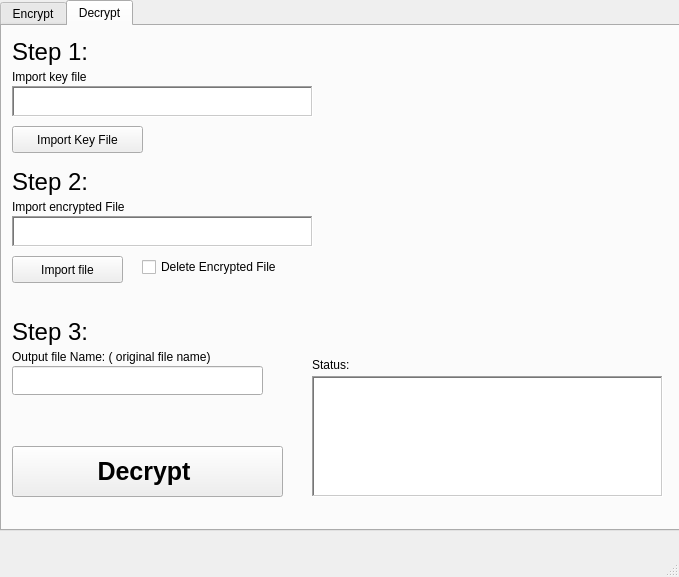
<?xml version="1.0" encoding="UTF-8"?>
<ui version="4.0">
 <class>MainWindow</class>
 <widget class="QMainWindow" name="MainWindow">
  <property name="geometry">
   <rect>
    <x>0</x>
    <y>0</y>
    <width>679</width>
    <height>577</height>
   </rect>
  </property>
  <property name="windowTitle">
   <string>Cryptonite</string>
  </property>
  <property name="windowIcon">
   <iconset>
    <normaloff>encryption_z.png</normaloff>encryption_z.png</iconset>
  </property>
  <widget class="QWidget" name="centralwidget">
   <widget class="QTabWidget" name="tabWidget">
    <property name="geometry">
     <rect>
      <x>0</x>
      <y>0</y>
      <width>681</width>
      <height>531</height>
     </rect>
    </property>
    <property name="font">
     <font>
      <weight>50</weight>
      <bold>false</bold>
     </font>
    </property>
    <property name="autoFillBackground">
     <bool>true</bool>
    </property>
    <property name="tabPosition">
     <enum>QTabWidget::North</enum>
    </property>
    <property name="tabShape">
     <enum>QTabWidget::Rounded</enum>
    </property>
    <property name="currentIndex">
     <number>1</number>
    </property>
    <widget class="QWidget" name="tab">
     <attribute name="title">
      <string>Encrypt</string>
     </attribute>
     <widget class="QPushButton" name="savekey_btn">
      <property name="geometry">
       <rect>
        <x>190</x>
        <y>100</y>
        <width>121</width>
        <height>27</height>
       </rect>
      </property>
      <property name="text">
       <string>Save Key FIle</string>
      </property>
     </widget>
     <widget class="QTextEdit" name="statuswin_rb">
      <property name="geometry">
       <rect>
        <x>310</x>
        <y>360</y>
        <width>351</width>
        <height>121</height>
       </rect>
      </property>
      <property name="frameShape">
       <enum>QFrame::WinPanel</enum>
      </property>
      <property name="readOnly">
       <bool>true</bool>
      </property>
     </widget>
     <widget class="QPushButton" name="encryptit_btn">
      <property name="geometry">
       <rect>
        <x>10</x>
        <y>430</y>
        <width>271</width>
        <height>51</height>
       </rect>
      </property>
      <property name="font">
       <font>
        <pointsize>19</pointsize>
        <weight>75</weight>
        <bold>true</bold>
       </font>
      </property>
      <property name="text">
       <string>Encrypt</string>
      </property>
      <property name="default">
       <bool>false</bool>
      </property>
      <property name="flat">
       <bool>false</bool>
      </property>
     </widget>
     <widget class="QLabel" name="fileselection_lbl">
      <property name="geometry">
       <rect>
        <x>10</x>
        <y>180</y>
        <width>161</width>
        <height>17</height>
       </rect>
      </property>
      <property name="text">
       <string>Select File to Encrypt</string>
      </property>
     </widget>
     <widget class="QLabel" name="step2_lbl">
      <property name="geometry">
       <rect>
        <x>10</x>
        <y>140</y>
        <width>241</width>
        <height>31</height>
       </rect>
      </property>
      <property name="font">
       <font>
        <pointsize>18</pointsize>
       </font>
      </property>
      <property name="text">
       <string>Step 2:</string>
      </property>
     </widget>
     <widget class="QTextEdit" name="key_txt">
      <property name="geometry">
       <rect>
        <x>10</x>
        <y>60</y>
        <width>301</width>
        <height>31</height>
       </rect>
      </property>
      <property name="font">
       <font>
        <kerning>true</kerning>
       </font>
      </property>
      <property name="frameShape">
       <enum>QFrame::WinPanel</enum>
      </property>
      <property name="readOnly">
       <bool>true</bool>
      </property>
     </widget>
     <widget class="QPushButton" name="genkey_btn">
      <property name="geometry">
       <rect>
        <x>10</x>
        <y>100</y>
        <width>161</width>
        <height>27</height>
       </rect>
      </property>
      <property name="text">
       <string>Generate Random Key</string>
      </property>
     </widget>
     <widget class="QLabel" name="step1_lbl">
      <property name="geometry">
       <rect>
        <x>10</x>
        <y>0</y>
        <width>241</width>
        <height>31</height>
       </rect>
      </property>
      <property name="font">
       <font>
        <pointsize>18</pointsize>
       </font>
      </property>
      <property name="text">
       <string>Step 1:</string>
      </property>
     </widget>
     <widget class="QCheckBox" name="delete_cb">
      <property name="geometry">
       <rect>
        <x>190</x>
        <y>240</y>
        <width>131</width>
        <height>22</height>
       </rect>
      </property>
      <property name="text">
       <string>delete original</string>
      </property>
      <property name="checked">
       <bool>false</bool>
      </property>
     </widget>
     <widget class="QLabel" name="key_lbl">
      <property name="geometry">
       <rect>
        <x>10</x>
        <y>40</y>
        <width>91</width>
        <height>17</height>
       </rect>
      </property>
      <property name="text">
       <string>Random Key</string>
      </property>
     </widget>
     <widget class="QLabel" name="Step3_lbl">
      <property name="geometry">
       <rect>
        <x>10</x>
        <y>290</y>
        <width>241</width>
        <height>31</height>
       </rect>
      </property>
      <property name="font">
       <font>
        <pointsize>18</pointsize>
       </font>
      </property>
      <property name="text">
       <string>Step 3:</string>
      </property>
     </widget>
     <widget class="QTextEdit" name="fileloc_txt">
      <property name="geometry">
       <rect>
        <x>10</x>
        <y>200</y>
        <width>301</width>
        <height>31</height>
       </rect>
      </property>
      <property name="frameShape">
       <enum>QFrame::WinPanel</enum>
      </property>
      <property name="readOnly">
       <bool>true</bool>
      </property>
     </widget>
     <widget class="QPushButton" name="selectfile_btn">
      <property name="geometry">
       <rect>
        <x>10</x>
        <y>240</y>
        <width>161</width>
        <height>27</height>
       </rect>
      </property>
      <property name="text">
       <string>Select file to encrypt</string>
      </property>
     </widget>
     <widget class="QLabel" name="encryption_logo">
      <property name="geometry">
       <rect>
        <x>340</x>
        <y>10</y>
        <width>311</width>
        <height>301</height>
       </rect>
      </property>
      <property name="text">
       <string/>
      </property>
      <property name="pixmap">
       <pixmap>encryption_z.png</pixmap>
      </property>
      <property name="scaledContents">
       <bool>false</bool>
      </property>
     </widget>
     <widget class="QLabel" name="Status_lbl">
      <property name="geometry">
       <rect>
        <x>310</x>
        <y>340</y>
        <width>68</width>
        <height>17</height>
       </rect>
      </property>
      <property name="text">
       <string>Status:</string>
      </property>
     </widget>
     <widget class="QLabel" name="outputname_lbl">
      <property name="geometry">
       <rect>
        <x>10</x>
        <y>320</y>
        <width>281</width>
        <height>17</height>
       </rect>
      </property>
      <property name="text">
       <string>Choose output file name  (ex. myfile.enc) </string>
      </property>
     </widget>
     <widget class="QLineEdit" name="outputname_txt">
      <property name="geometry">
       <rect>
        <x>10</x>
        <y>340</y>
        <width>271</width>
        <height>29</height>
       </rect>
      </property>
     </widget>
    </widget>
    <widget class="QWidget" name="tab_2">
     <attribute name="title">
      <string>Decrypt</string>
     </attribute>
     <widget class="QLabel" name="D_step1_lbl">
      <property name="geometry">
       <rect>
        <x>10</x>
        <y>10</y>
        <width>241</width>
        <height>31</height>
       </rect>
      </property>
      <property name="font">
       <font>
        <pointsize>18</pointsize>
       </font>
      </property>
      <property name="text">
       <string>Step 1:</string>
      </property>
     </widget>
     <widget class="QLabel" name="encryption_logo_2">
      <property name="geometry">
       <rect>
        <x>350</x>
        <y>0</y>
        <width>311</width>
        <height>301</height>
       </rect>
      </property>
      <property name="text">
       <string/>
      </property>
      <property name="pixmap">
       <pixmap>encryption_z.png</pixmap>
      </property>
      <property name="scaledContents">
       <bool>false</bool>
      </property>
     </widget>
     <widget class="QLabel" name="Dstep1desc_lbl">
      <property name="geometry">
       <rect>
        <x>10</x>
        <y>40</y>
        <width>221</width>
        <height>21</height>
       </rect>
      </property>
      <property name="text">
       <string>Import key file</string>
      </property>
     </widget>
     <widget class="QTextEdit" name="importkeyfile_txt">
      <property name="geometry">
       <rect>
        <x>10</x>
        <y>60</y>
        <width>301</width>
        <height>31</height>
       </rect>
      </property>
      <property name="font">
       <font>
        <kerning>true</kerning>
       </font>
      </property>
      <property name="frameShape">
       <enum>QFrame::WinPanel</enum>
      </property>
      <property name="readOnly">
       <bool>true</bool>
      </property>
     </widget>
     <widget class="QPushButton" name="importkey_btn">
      <property name="geometry">
       <rect>
        <x>10</x>
        <y>100</y>
        <width>131</width>
        <height>27</height>
       </rect>
      </property>
      <property name="text">
       <string>Import Key File</string>
      </property>
     </widget>
     <widget class="QLabel" name="D_step2_lbl">
      <property name="geometry">
       <rect>
        <x>10</x>
        <y>140</y>
        <width>241</width>
        <height>31</height>
       </rect>
      </property>
      <property name="font">
       <font>
        <pointsize>18</pointsize>
       </font>
      </property>
      <property name="text">
       <string>Step 2:</string>
      </property>
     </widget>
     <widget class="QLabel" name="Dstep2desc_lbl">
      <property name="geometry">
       <rect>
        <x>10</x>
        <y>170</y>
        <width>221</width>
        <height>21</height>
       </rect>
      </property>
      <property name="text">
       <string>Import encrypted File </string>
      </property>
     </widget>
     <widget class="QPushButton" name="importencfile_btn">
      <property name="geometry">
       <rect>
        <x>10</x>
        <y>230</y>
        <width>111</width>
        <height>27</height>
       </rect>
      </property>
      <property name="text">
       <string>Import file</string>
      </property>
     </widget>
     <widget class="QTextEdit" name="encryptedFile_txt">
      <property name="geometry">
       <rect>
        <x>10</x>
        <y>190</y>
        <width>301</width>
        <height>31</height>
       </rect>
      </property>
      <property name="font">
       <font>
        <kerning>true</kerning>
       </font>
      </property>
      <property name="frameShape">
       <enum>QFrame::WinPanel</enum>
      </property>
      <property name="readOnly">
       <bool>true</bool>
      </property>
     </widget>
     <widget class="QCheckBox" name="delenc_cb">
      <property name="geometry">
       <rect>
        <x>140</x>
        <y>230</y>
        <width>181</width>
        <height>22</height>
       </rect>
      </property>
      <property name="text">
       <string>Delete Encrypted File</string>
      </property>
     </widget>
     <widget class="QLabel" name="D_step3_lbl">
      <property name="geometry">
       <rect>
        <x>10</x>
        <y>290</y>
        <width>241</width>
        <height>31</height>
       </rect>
      </property>
      <property name="font">
       <font>
        <pointsize>18</pointsize>
       </font>
      </property>
      <property name="text">
       <string>Step 3:</string>
      </property>
     </widget>
     <widget class="QLineEdit" name="doutput_txt">
      <property name="geometry">
       <rect>
        <x>10</x>
        <y>340</y>
        <width>251</width>
        <height>29</height>
       </rect>
      </property>
     </widget>
     <widget class="QLabel" name="Dstep3desc_lbl">
      <property name="geometry">
       <rect>
        <x>10</x>
        <y>320</y>
        <width>271</width>
        <height>21</height>
       </rect>
      </property>
      <property name="text">
       <string>Output file Name: ( original file name)</string>
      </property>
     </widget>
     <widget class="QLabel" name="dstatus_lbl">
      <property name="geometry">
       <rect>
        <x>310</x>
        <y>330</y>
        <width>68</width>
        <height>17</height>
       </rect>
      </property>
      <property name="text">
       <string>Status:</string>
      </property>
     </widget>
     <widget class="QTextEdit" name="dstatuswin_rb">
      <property name="geometry">
       <rect>
        <x>310</x>
        <y>350</y>
        <width>351</width>
        <height>121</height>
       </rect>
      </property>
      <property name="frameShape">
       <enum>QFrame::WinPanel</enum>
      </property>
      <property name="readOnly">
       <bool>true</bool>
      </property>
     </widget>
     <widget class="QPushButton" name="decryptit_btn">
      <property name="geometry">
       <rect>
        <x>10</x>
        <y>420</y>
        <width>271</width>
        <height>51</height>
       </rect>
      </property>
      <property name="font">
       <font>
        <pointsize>19</pointsize>
        <weight>75</weight>
        <bold>true</bold>
       </font>
      </property>
      <property name="text">
       <string>Decrypt </string>
      </property>
      <property name="default">
       <bool>false</bool>
      </property>
      <property name="flat">
       <bool>false</bool>
      </property>
     </widget>
    </widget>
   </widget>
  </widget>
  <widget class="QMenuBar" name="menubar">
   <property name="geometry">
    <rect>
     <x>0</x>
     <y>0</y>
     <width>679</width>
     <height>23</height>
    </rect>
   </property>
  </widget>
  <widget class="QStatusBar" name="statusbar"/>
 </widget>
 <resources/>
 <connections/>
</ui>
